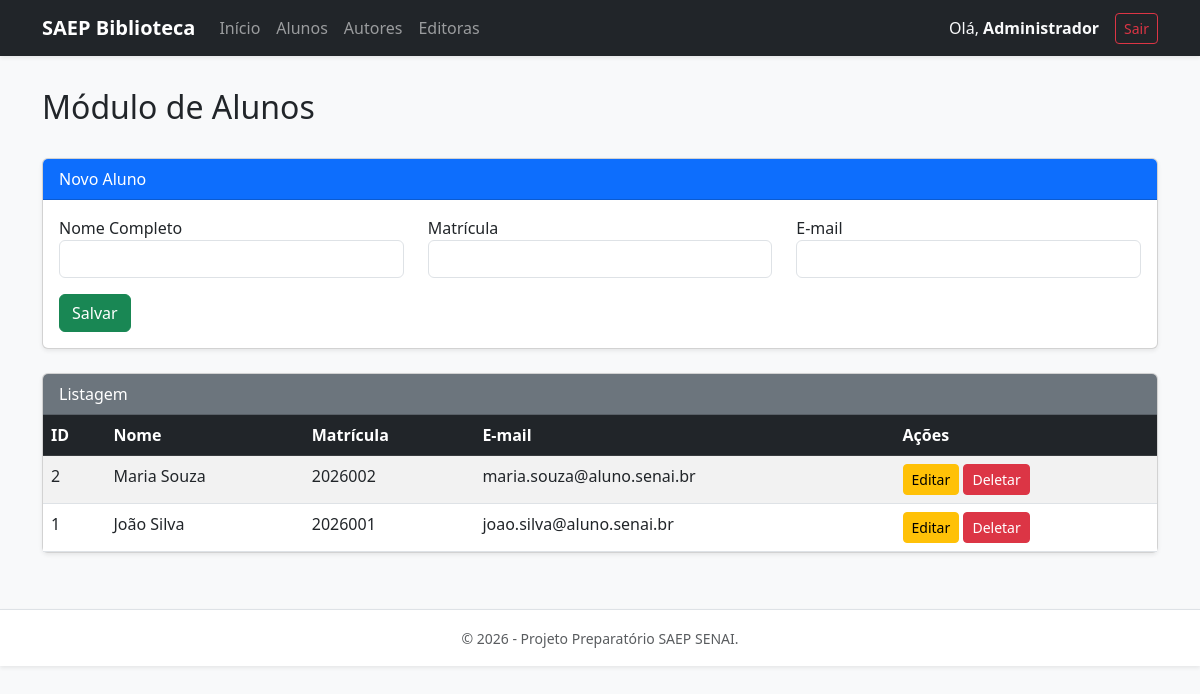
Screenshot of /alunos.php (signed in) with the database file from the repository.
### tables this page shows
CREATE TABLE IF NOT EXISTS alunos (
    id_aluno INT AUTO_INCREMENT PRIMARY KEY,
    nome VARCHAR(100) NOT NULL,
    matricula VARCHAR(20) NOT NULL UNIQUE,
    email VARCHAR(100) NOT NULL UNIQUE,
    created_at DATETIME DEFAULT CURRENT_TIMESTAMP
);

### alunos.php (the view, shortened to what this page needs)
<?php
$pdo = getDBConnection();
$editar = ['id_aluno' => 0, 'nome' => '', 'matricula' => '', 'email' => ''];
$lista = $pdo->query("SELECT * FROM alunos ORDER BY id_aluno DESC")->fetchAll();
require_once 'includes/header.php';
?>
<div class="d-flex justify-content-between align-items-center mb-4">
    <h2>Módulo de Alunos</h2>
</div>
<div class="card shadow-sm mb-4">
    <div class="card-header bg-primary text-white"><?= $editar['id_aluno'] ? 'Editar Aluno' : 'Novo Aluno' ?></div>
    <div class="card-body">
        <form method="POST">
            <div class="row">
                <div class="col-md-4 mb-3">
                    <label>Nome Completo</label>
                    <input type="text" name="nome" class="form-control" value="<?= htmlspecialchars($editar['nome']) ?>" required>
                </div>
                <div class="col-md-4 mb-3">
                    <label>Matrícula</label>
                    <input type="text" name="matricula" class="form-control" value="<?= htmlspecialchars($editar['matricula']) ?>" required>
                </div>
                <div class="col-md-4 mb-3">
                    <label>E-mail</label>
                    <input type="email" name="email" class="form-control" value="<?= htmlspecialchars($editar['email']) ?>" required>
                </div>
            </div>
            <button type="submit" class="btn btn-success">Salvar</button>
        </form>
    </div>
</div>
<div class="card shadow-sm">
    <div class="card-header bg-secondary text-white">Listagem</div>
    <div class="card-body p-0">
        <table class="table table-striped mb-0">
            <thead class="table-dark">
                <tr><th>ID</th><th>Nome</th><th>Matrícula</th><th>E-mail</th><th>Ações</th></tr>
            </thead>
            <tbody>
                <?php foreach($lista as $item): ?>
                <tr>
                    <td><?= $item['id_aluno'] ?></td>
                    <td><?= htmlspecialchars($item['nome']) ?></td>
                    <td><?= htmlspecialchars($item['matricula']) ?></td>
                    <td><?= htmlspecialchars($item['email']) ?></td>
                    <td>
                        <a href="?edit=<?= $item['id_aluno'] ?>" class="btn btn-sm btn-warning">Editar</a>
                        <a href="?delete=<?= $item['id_aluno'] ?>" class="btn btn-sm btn-danger" onclick="return confirm('Excluir?');">Deletar</a>
                    </td>
                </tr>
                <?php endforeach; ?>
            </tbody>
        </table>
    </div>
</div>
<?php require_once 'includes/footer.php'; ?>

### includes/header.php (shortened to what this page needs)
<!DOCTYPE html>
<html lang="pt-br">
<head>
    <link href="https://cdn.jsdelivr.net/npm/bootstrap@5.3.0/dist/css/bootstrap.min.css" rel="stylesheet">
</head>
<body class="bg-light">
    <nav class="navbar navbar-expand-lg navbar-dark bg-dark mb-4 shadow-sm">
        <div class="container">
            <a class="navbar-brand fw-bold" href="index.php">SAEP Biblioteca</a>
            <div class="collapse navbar-collapse" id="navbarNav">
                <ul class="navbar-nav me-auto">
                    <li class="nav-item"><a class="nav-link" href="index.php">Início</a></li>
                    <li class="nav-item"><a class="nav-link" href="alunos.php">Alunos</a></li>
                    <li class="nav-item"><a class="nav-link" href="autores.php">Autores</a></li>
                    <li class="nav-item"><a class="nav-link" href="editoras.php">Editoras</a></li>
                </ul>
                <span class="navbar-text me-3 text-light">
                    Olá, <strong><?= htmlspecialchars($_SESSION['usuario_nome'] ?? 'Usuário') ?></strong>
                </span>
                <a href="logout.php" class="btn btn-outline-danger btn-sm">Sair</a>
            </div>
        </div>
    </nav>
    <div class="container py-2">

### includes/footer.php (shortened to what this page needs)
    </div>
    <footer class="bg-white text-center text-muted py-3 mt-5 border-top shadow-sm">
        <div class="container">
            <small>&copy; <?= date('Y') ?> - Projeto Preparatório SAEP SENAI.</small>
        </div>
    </footer>
</body>
</html>

### rows the page displays
alunos: id_aluno "2", nome "Maria Souza", matricula "2026002", email "maria.souza@aluno.senai.br"
alunos: id_aluno "1", nome "João Silva", matricula "2026001", email "joao.silva@aluno.senai.br"

### other values shown
$_SESSION['usuario_nome'] "Administrador"
